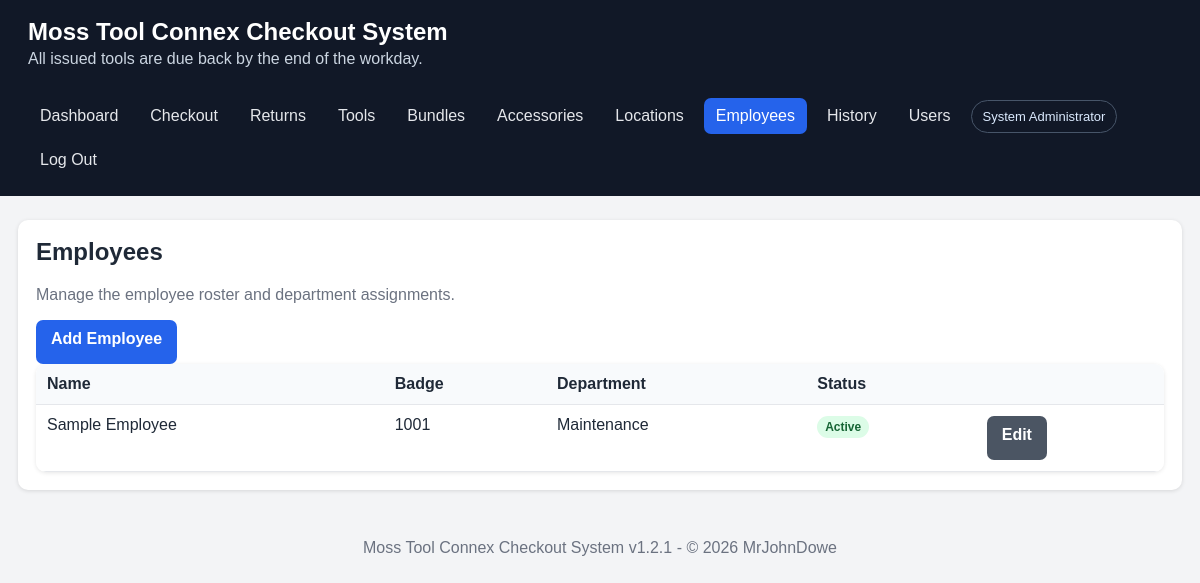
The page /employees.php (signed in) on the database its author committed.
### tables this page shows
CREATE TABLE IF NOT EXISTS employees (
    id INT UNSIGNED AUTO_INCREMENT PRIMARY KEY,
    name VARCHAR(150) NOT NULL,
    department VARCHAR(150) NOT NULL,
    badge_number VARCHAR(80) NULL,
    active TINYINT(1) NOT NULL DEFAULT 1,
    created_at DATETIME NOT NULL DEFAULT CURRENT_TIMESTAMP,
    INDEX idx_employee_department (department), UNIQUE KEY uq_employee_badge (badge_number)
);

### config.php (called while the page is built, shortened)
<?php
function db(): PDO
{
    $dsn = 'mysql:host=' . DB_HOST . ';dbname=' . DB_NAME . ';charset=utf8mb4';
    $pdo = new PDO($dsn, DB_USER, DB_PASS, [
        PDO::ATTR_ERRMODE => PDO::ERRMODE_EXCEPTION,
        PDO::ATTR_DEFAULT_FETCH_MODE => PDO::FETCH_ASSOC,
        PDO::ATTR_EMULATE_PREPARES => false,
    ]);
    return $pdo;
}

### employees.php (the view, shortened to what this page needs)
<?php
require __DIR__ . '/includes/header.php';
$rows = db()->query('SELECT * FROM employees ORDER BY active DESC, name')->fetchAll();
?>
<div class="card"><div class="page-head"><div><h2>Employees</h2><p class="muted">Manage the employee roster and department assignments.</p></div><a class="button" href="employee_form.php">Add Employee</a></div>
<div class="table-wrap"><table><thead><tr><th>Name</th><th>Badge</th><th>Department</th><th>Status</th><th></th></tr></thead><tbody>
<?php foreach($rows as $r): ?><tr><td><?= e($r['name']) ?></td><td><?= e($r['badge_number'] ?: '—') ?></td><td><?= e($r['department']) ?></td><td><span class="badge <?= $r['active']?'available':'maintenance' ?>"><?= $r['active']?'Active':'Inactive' ?></span></td><td><a class="button secondary" href="employee_form.php?id=<?= (int)$r['id'] ?>">Edit</a></td></tr><?php endforeach; ?>
</tbody></table></div></div>
<?php require __DIR__ . '/includes/footer.php'; ?>

### assets/style.css (style rules this page uses)
:root { font-family: Arial, sans-serif; color: #1f2937; background: #f3f4f6; }
* { box-sizing: border-box; }
body { margin: 0; }
.card { background: white; border-radius: 10px; padding: 18px; box-shadow: 0 1px 4px rgba(0,0,0,.12); }
.card h2, .card h3 { margin-top: 0; }
button, .button { display: inline-block; background: #2563eb; color: white; border: 0; border-radius: 7px; padding: 10px 15px; cursor: pointer; text-decoration: none; font-weight: 700; }
.button.secondary { background: #4b5563; }
table { width: 100%; border-collapse: collapse; background: white; }
th, td { padding: 11px; border-bottom: 1px solid #e5e7eb; text-align: left; vertical-align: top; }
th { background: #f8fafc; }
.table-wrap { overflow-x: auto; border-radius: 10px; box-shadow: 0 1px 4px rgba(0,0,0,.1); }
.badge { display: inline-block; padding: 4px 8px; border-radius: 999px; font-size: 12px; font-weight: 700; background: #e5e7eb; }
.badge.available, .badge.returned { background: #dcfce7; color: #166534; }
.muted { color: #6b7280; }
body { padding-bottom: env(safe-area-inset-bottom); }
button, .button, input, select, textarea { min-height: 44px; }

### rows shown on the page
employees: name "Sample Employee", badge_number "1001", department "Maintenance", active "Active"

### other values the page prints
APP_NAME "Moss Tool Connex Checkout System"
current_user()['full_name'] "System Administrator"
APP_VERSION "1.2.1"
$year "2026"
DEVELEPER_NAME "MrJohnDowe"
